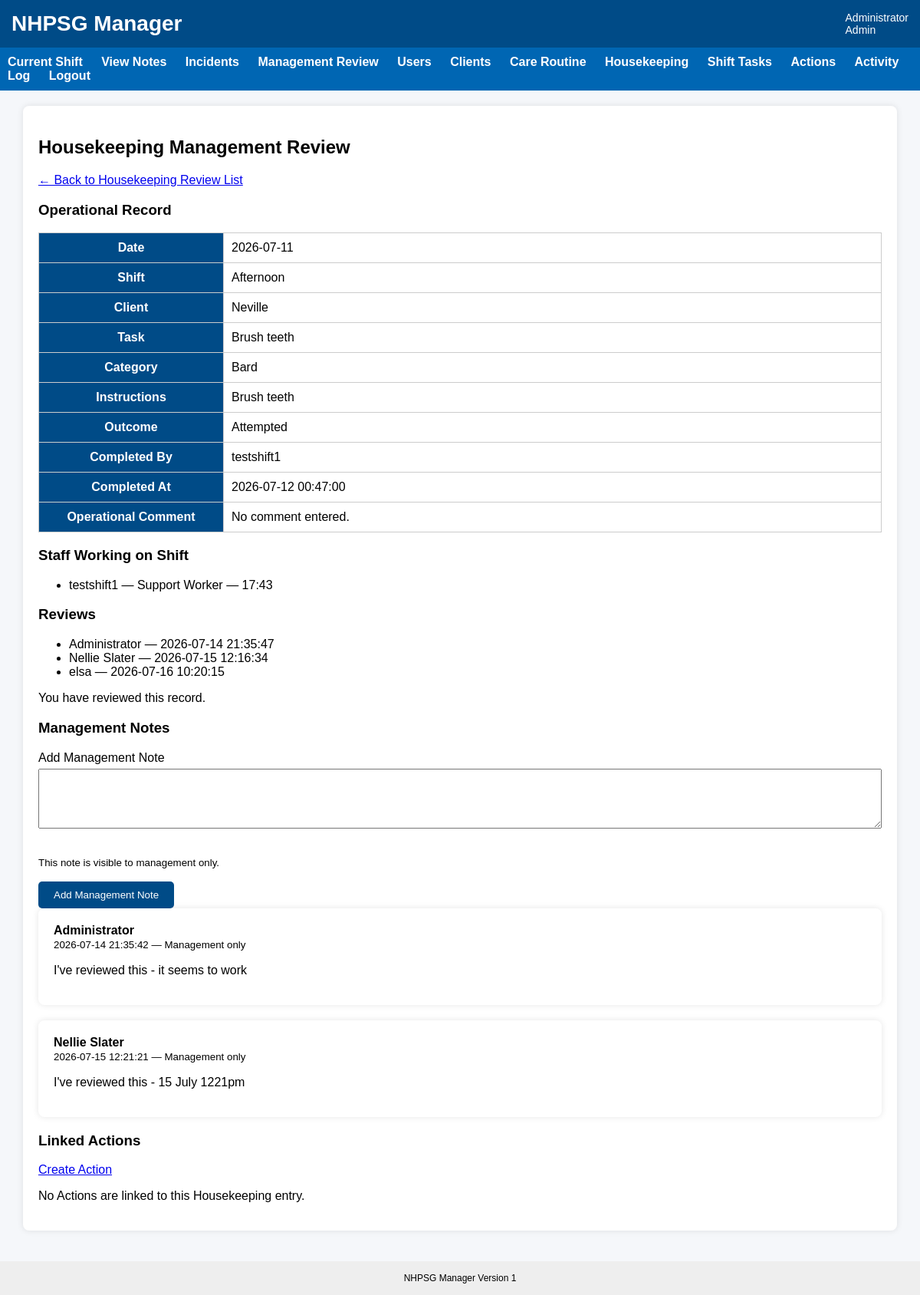
Screenshot of /manager-review/housekeeping/1 (signed in) with the database file from the repository.
### tables this page shows
CREATE TABLE users (
    user_id INTEGER PRIMARY KEY AUTOINCREMENT,
    username TEXT UNIQUE NOT NULL,
    password_hash TEXT NOT NULL,
    full_name TEXT NOT NULL,
    role TEXT NOT NULL,
    active INTEGER NOT NULL DEFAULT 1
, must_change_password INTEGER NOT NULL DEFAULT 0, password_reset_at TEXT, password_reset_by INTEGER, last_password_changed_at TEXT);

CREATE TABLE shifts (
    shift_id INTEGER PRIMARY KEY AUTOINCREMENT,
    client_id INTEGER NOT NULL,
    shift_date TEXT NOT NULL,
    shift_type TEXT NOT NULL,
    status TEXT NOT NULL DEFAULT 'Open',

    scheduled_start_time TEXT,
    scheduled_end_time TEXT,

    created_at TEXT DEFAULT CURRENT_TIMESTAMP,
    closed_at TEXT
);

CREATE TABLE clients (
    client_id INTEGER PRIMARY KEY AUTOINCREMENT,
    client_name TEXT NOT NULL,
    active INTEGER NOT NULL DEFAULT 1
);

CREATE TABLE housekeeping_tasks (
    housekeeping_task_id INTEGER PRIMARY KEY AUTOINCREMENT,
    task_name TEXT NOT NULL,
    category_id INTEGER,
    instructions TEXT,
    schedule_type TEXT NOT NULL DEFAULT 'Daily',
    occurs_morning INTEGER NOT NULL DEFAULT 0,
    occurs_afternoon INTEGER NOT NULL DEFAULT 0,
    occurs_evening INTEGER NOT NULL DEFAULT 0,
    occurs_overnight INTEGER NOT NULL DEFAULT 0,
    occurs_anytime INTEGER NOT NULL DEFAULT 0,
    timing_type TEXT NOT NULL DEFAULT 'Anytime',
    due_time TEXT,
    days_of_week TEXT,
    required INTEGER NOT NULL DEFAULT 1,
    comment_required_if_unsuccessful INTEGER NOT NULL DEFAULT 1,
    active INTEGER NOT NULL DEFAULT 1,
    created_at TEXT DEFAULT CURRENT_TIMESTAMP,
    occurs TEXT DEFAULT 'Anytime',
    comment_required_attempted INTEGER NOT NULL DEFAULT 1,
    comment_required_not_completed INTEGER NOT NULL DEFAULT 1,

    FOREIGN KEY (category_id)
        REFERENCES housekeeping_task_categories(category_id)
);

CREATE TABLE housekeeping_task_categories (
    category_id INTEGER PRIMARY KEY AUTOINCREMENT,
    category_name TEXT NOT NULL,
    active INTEGER NOT NULL DEFAULT 1,
    created_at TEXT DEFAULT CURRENT_TIMESTAMP
);

CREATE TABLE shift_housekeeping_task_entries (
    entry_id INTEGER PRIMARY KEY AUTOINCREMENT,

    shift_id INTEGER NOT NULL,
    housekeeping_task_id INTEGER NOT NULL,

    outcome TEXT NOT NULL,
    comment TEXT,

    completed_by_user_id INTEGER NOT NULL,
    completed_at TEXT DEFAULT CURRENT_TIMESTAMP
);

CREATE TABLE "shift_staff" (
	"shift_staff_id"	INTEGER,
	"shift_id"	INTEGER NOT NULL,
	"user_id"	INTEGER NOT NULL,
	"actual_start_time"	TEXT NOT NULL,
	"actual_end_time"	TEXT,
	"sign_on_at"	TEXT DEFAULT CURRENT_TIMESTAMP,
	"sign_off_at"	TEXT,
	"active"	INTEGER NOT NULL DEFAULT 1,
	"start_checklist_completed"	INTEGER DEFAULT 0,
	"end_checklist_completed"	INTEGER DEFAULT 0,
	PRIMARY KEY("shift_staff_id" AUTOINCREMENT)
);

CREATE TABLE acknowledgements (
    acknowledgement_id INTEGER PRIMARY KEY AUTOINCREMENT,

    source_table TEXT NOT NULL,
    source_id INTEGER NOT NULL,

    user_id INTEGER NOT NULL,

    acknowledged_at TEXT DEFAULT CURRENT_TIMESTAMP,

    comment TEXT, acknowledgement_type TEXT DEFAULT 'Read', active INTEGER DEFAULT 1,

    UNIQUE(source_table, source_id, user_id)
);

CREATE TABLE management_notes (
    management_note_id INTEGER PRIMARY KEY AUTOINCREMENT,

    source_table TEXT NOT NULL,
    source_id INTEGER NOT NULL,

    note_text TEXT NOT NULL,

    visibility TEXT NOT NULL DEFAULT 'management_only',

    created_by_user_id INTEGER NOT NULL,
    created_at TEXT DEFAULT CURRENT_TIMESTAMP,

    active INTEGER NOT NULL DEFAULT 1,

    shared_at TEXT,
    shared_by_user_id INTEGER
);

### app.py (the view)
@app.route("/manager-review/housekeeping/<int:entry_id>")
def housekeeping_review_detail(entry_id):
    if "user_id" not in session:
        return redirect(url_for("login"))
    if session["role"] not in [
        "Admin",
        "Program Manager",
        "Director"
    ]:
        return "Access denied", 403
    conn = get_db()
    entry = conn.execute("""
        SELECT
            hte.entry_id,
            hte.shift_id,
            hte.housekeeping_task_id,
            hte.outcome,
            hte.comment,
            hte.completed_by_user_id,
            hte.completed_at,

            ht.task_name,
            ht.instructions,
            ht.category_id,

            htc.category_name,

            completed_by.full_name AS completed_by,

            s.shift_date,
            s.shift_type,
            s.client_id,

            c.client_name

        FROM shift_housekeeping_task_entries hte

        JOIN housekeeping_tasks ht
            ON hte.housekeeping_task_id =
               ht.housekeeping_task_id

        LEFT JOIN housekeeping_task_categories htc
            ON ht.category_id = htc.category_id

        JOIN users completed_by
            ON hte.completed_by_user_id =
               completed_by.user_id

        JOIN shifts s
            ON hte.shift_id = s.shift_id

        JOIN clients c
            ON s.client_id = c.client_id

        WHERE hte.entry_id = ?
    """, (entry_id,)).fetchone()
    if entry is None:
        conn.close()
        return "Housekeeping task entry not found", 404
    reviews = conn.execute("""
        SELECT
            ack.acknowledgement_id,
            ack.user_id,
            ack.acknowledged_at,
            ack.acknowledgement_type,

            u.full_name AS reviewed_by

        FROM acknowledgements ack

        JOIN users u
            ON ack.user_id = u.user_id

        WHERE ack.source_table =
              'shift_housekeeping_task_entries'
          AND ack.source_id = ?
          AND ack.active = 1

        ORDER BY
            ack.acknowledged_at ASC,
            ack.acknowledgement_id ASC
    """, (entry_id,)).fetchall()
    current_user_review = conn.execute("""
        SELECT acknowledgement_id
        FROM acknowledgements

        WHERE source_table =
              'shift_housekeeping_task_entries'
          AND source_id = ?
          AND user_id = ?
          AND active = 1
    """, (
        entry_id,
        session["user_id"]
    )).fetchone()
    management_notes = get_management_notes(
        conn,
        source_table="shift_housekeeping_task_entries",
        source_id=entry_id
    )
    linked_actions = conn.execute("""
        SELECT
            ai.action_id,
            ai.title,
            ai.status,
            ai.priority,
            ai.created_at,

            assigned_to.full_name AS assigned_to

        FROM action_items ai

        LEFT JOIN users assigned_to
            ON ai.assigned_to_user_id =
               assigned_to.user_id

        WHERE ai.source_table =
              'shift_housekeeping_task_entries'
          AND ai.source_id = ?

        ORDER BY ai.created_at DESC
    """, (entry_id,)).fetchall()
    shift_staff = conn.execute("""
        SELECT
            u.full_name,
            u.role,
            ss.actual_start_time,
            ss.actual_end_time

        FROM shift_staff ss

        JOIN users u
            ON ss.user_id = u.user_id

        WHERE ss.shift_id = ?

        ORDER BY ss.sign_on_at
    """, (entry["shift_id"],)).fetchall()
    conn.close()
    return render_template(
        "housekeeping_review_detail.html",
        entry=entry,
        reviews=reviews,
        current_user_reviewed=(
            current_user_review is not None
        ),
        management_notes=management_notes,
        linked_actions=linked_actions,
        shift_staff=shift_staff
    )

### templates/housekeeping_review_detail.html (shortened to what this page needs)
{% extends "base.html" %}
{% block content %}
<div class="card">
    <h2>Housekeeping Management Review</h2>
    <p>
        <a href="{{ url_for('housekeeping_review_list') }}">
            ← Back to Housekeeping Review List
        </a>
    </p>
    <h3>Operational Record</h3>
    <table class="management-detail-table">
        <tr>
            <th>Date</th>
            <td>{{ entry.shift_date }}</td>
        </tr>
        <tr>
            <th>Shift</th>
            <td>{{ entry.shift_type }}</td>
        </tr>
        <tr>
            <th>Client</th>
            <td>{{ entry.client_name }}</td>
        </tr>
        <tr>
            <th>Task</th>
            <td>{{ entry.task_name }}</td>
        </tr>
        <tr>
            <th>Category</th>
            <td>{{ entry.category_name or "Not assigned" }}</td>
        </tr>
        <tr>
            <th>Instructions</th>
            <td>{{ entry.instructions or "" }}</td>
        </tr>
        <tr>
            <th>Outcome</th>
            <td>{{ entry.outcome }}</td>
        </tr>
        <tr>
            <th>Completed By</th>
            <td>{{ entry.completed_by }}</td>
        </tr>
        <tr>
            <th>Completed At</th>
            <td>{{ entry.completed_at }}</td>
        </tr>
        <tr>
            <th>Operational Comment</th>
            <td>{{ entry.comment or "No comment entered." }}</td>
        </tr>
    </table>
    <h3>Staff Working on Shift</h3>
    {% if shift_staff %}
        <ul>
            {% for staff_member in shift_staff %}
                <li>
                    {{ staff_member.full_name }}
                    — {{ staff_member.role }}
                    — {{ staff_member.actual_start_time }}
                </li>
            {% endfor %}
        </ul>
    {% else %}
        <p>No shift staff records found.</p>
    {% endif %}
    <h3>Reviews</h3>
    {% if reviews %}
        <ul>
            {% for review in reviews %}
                <li>
                    {{ review.reviewed_by }}
                    — {{ review.acknowledged_at }}
                </li>
            {% endfor %}
        </ul>
    {% else %}
        <p>No management reviews recorded.</p>
    {% endif %}
    {% if not current_user_reviewed %}
        <form
            method="POST"
            action="{{ url_for(
                'review_housekeeping_entry',
                entry_id=entry.entry_id
            ) }}"
        >
            <button type="submit">
                Mark as Reviewed
            </button>
        </form>
    {% else %}
        <p>You have reviewed this record.</p>
    {% endif %}
    <h3>Management Notes</h3>
    <form
        method="POST"
        action="{{ url_for(
            'add_housekeeping_management_note',
            entry_id=entry.entry_id
        ) }}"
    >
        <label for="note_text">
            Add Management Note
        </label>
        <textarea
            id="note_text"
            name="note_text"
            rows="4"
            required
        ></textarea>
        <p>
            <small>
                This note is visible to management only.
            </small>
        </p>
        <button type="submit">
            Add Management Note
        </button>
    </form>
    {% if management_notes %}
        {% for note in management_notes %}
            <div class="card">
                <strong>{{ note.created_by_name }}</strong><br>
                <small>
                    {{ note.created_at }}
                    — Management only
                </small>
                <p>{{ note.note_text }}</p>
            </div>
        {% endfor %}
    {% else %}
        <p>No Management Notes have been added.</p>
    {% endif %}
    <h3>Linked Actions</h3>
    <p>
        <a href="{{ url_for(
            'housekeeping_action_new',
            entry_id=entry.entry_id
        ) }}">
            Create Action
        </a>
    </p>
    {% if linked_actions %}
        <table>
            <tr>
                <th>Created</th>
                <th>Priority</th>
                <th>Status</th>
                <th>Title</th>
                <th>Assigned To</th>
                <th>View</th>
            </tr>
            {% for action in linked_actions %}
                <tr>
                    <td>{{ action.created_at }}</td>
                    <td>{{ action.priority }}</td>
                    <td>{{ action.status }}</td>
                    <td>{{ action.title }}</td>
                    <td>{{ action.assigned_to or "Unassigned" }}</td>
                    <td>
                        <a href="{{ url_for(
                            'action_detail',
                            action_id=action.action_id
                        ) }}">
                            View
                        </a>
                    </td>
                </tr>
            {% endfor %}
        </table>
    {% else %}
        <p>No Actions are linked to this Housekeeping entry.</p>
    {% endif %}
</div>
{% endblock %}

### templates/base.html (shortened to what this page needs)
<!DOCTYPE html>
<html>
<head>
    <link rel="stylesheet"
          href="{{ url_for('static', filename='css/style.css') }}">
</head>
<body>
<div class="header">
    <div class="title">
        NHPSG Manager
    </div>
    <div class="user">
        {% if session.full_name %}
            {{ session.full_name }}
            <br>
            {{ session.role }}
        {% endif %}
    </div>
</div>
{% if session.user_id %}
<div class="nav">
    <a href="{{ url_for('dashboard') }}">
        Current Shift
    </a>
    <a href="{{ url_for('shift_notes') }}">
        View Notes
    </a>
    <a href="{{ url_for('incident_list') }}">
        Incidents
    </a>
    {% if session.role in ["Admin", "Program Manager", "Director"] %}
        <a href="{{ url_for('manager_review_hub') }}">
            Management Review
        </a>
        <a href="{{ url_for('users') }}">
            Users
        </a>
        <a href="{{ url_for('clients') }}">
            Clients
        </a>
        <a href="{{ url_for('care_tasks') }}">
            Care Routine
        </a>
        <a href="{{ url_for('housekeeping_tasks') }}">
            Housekeeping
        </a>
        <a href="{{ url_for('shift_tasks') }}">
            Shift Tasks
        </a>
        <a href="{{ url_for('actions') }}">
            Actions
        </a>
        <a href="{{ url_for('activity_log') }}">
            Activity Log
        </a>
    {% endif %}
    <a href="{{ url_for('logout') }}">
        Logout
    </a>
</div>
{% endif %}
<div class="container">
{% block content %}
{% endblock %}
</div>
<div class="footer">
    NHPSG Manager
    Version 1
</div>
</body>
</html>

### rows the page displays
users: full_name "Administrator"
shifts: shift_date "2026-07-11", shift_type "Afternoon"
clients: client_name "Neville"
housekeeping_tasks: task_name "Brush teeth", instructions "Brush teeth"
housekeeping_task_categories: category_name "Bard"
shift_housekeeping_task_entries: outcome "Attempted", completed_at "2026-07-12 00:47:00", comment "No comment entered."
users: completed_by "testshift1"
shift_staff: full_name "testshift1", role "Support Worker", actual_start_time "17:43"
acknowledgements: reviewed_by "Administrator", acknowledged_at "2026-07-14 21:35:47"
acknowledgements: reviewed_by "Nellie Slater", acknowledged_at "2026-07-15 12:16:34"
acknowledgements: reviewed_by "elsa", acknowledged_at "2026-07-16 10:20:15"
management_notes: created_by_name "Administrator", created_at "2026-07-14 21:35:42", note_text "I've reviewed this - it seems to work"
management_notes: created_by_name "Nellie Slater", created_at "2026-07-15 12:21:21", note_text "I've reviewed this - 15 July 1221pm"

### other values shown
{{ session.role }} "Admin"
